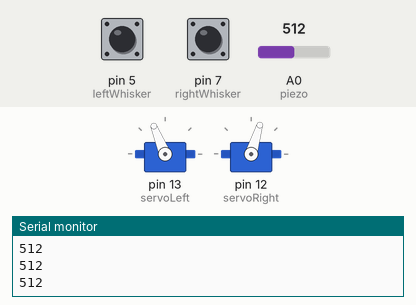
Recording of a sketch running on a simulated Arduino Uno, built with avr-gcc and run on an emulated ATmega328P. Parts: 2 × servo, the last lines printed to the serial monitor. The test bench sets the inputs (shaded band); at power-on: A0 (piezo) = 512, pin 5 (leftWhisker) HIGH, pin 7 (rightWhisker) HIGH.

Above: at 1.3 s.
1.4 s: A0 (piezo) set to 611
2.9 s: A0 (piezo) set to 641
At 3.8 s:
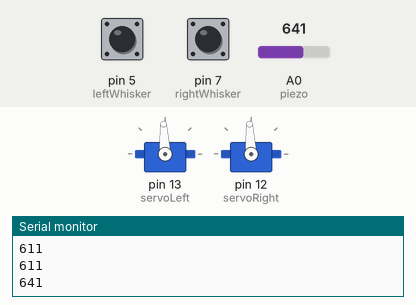
4.5 s: A0 (piezo) set to 620
At 7.4 s:
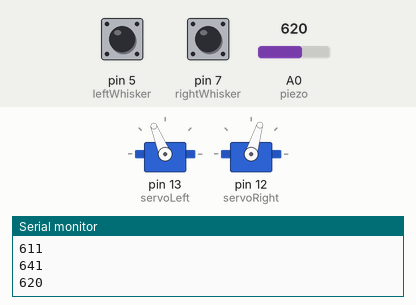
7.5 s: pin 5 (leftWhisker) pulled LOW for 0.6 s
At 8.1 s:
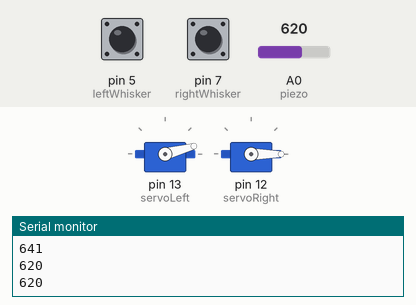
9.8 s: pin 7 (rightWhisker) pulled LOW for 0.6 s
At 10.3 s:
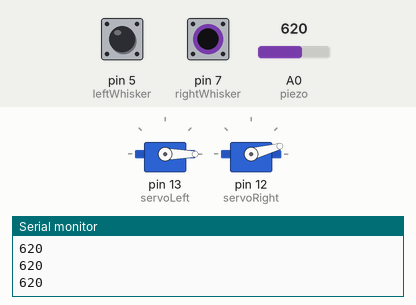
12.1 s: pin 7 (rightWhisker) pulled LOW for 3.2 s
At 15.8 s:
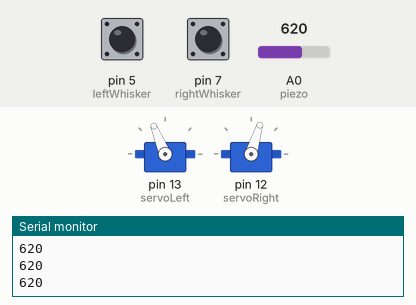
Timing chart, 0 to 17.3 s (numbered marks = the images above; inputs shaded):
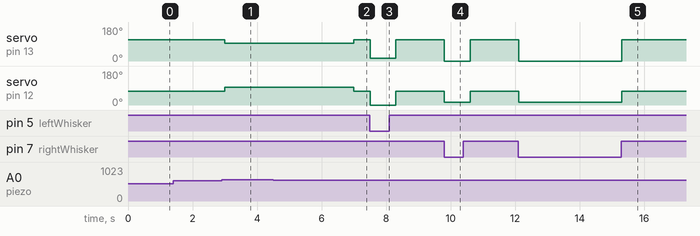

The sketch:

escape.ino
```cpp
#include <Servo.h>
int leftWhisker = 5;
int piezo = A0;
int rightWhisker = 7;
int sensorReading = 0;
int lValue ;
int rValue;
Servo servoLeft;
Servo servoRight;
void setup() {
  // put your setup code here, to run once:
  Serial.begin(9600);
  servoLeft.attach(13);                      // Attach left signal to pin 13
  servoRight.attach(12);                     // Attach right signal to pin 12
  servoLeft.writeMicroseconds(1500);        // Calibrate left servo
  servoRight.writeMicroseconds(1500);
  pinMode(leftWhisker, INPUT);
  pinMode(rightWhisker, INPUT);

}

void movement(){
    servoLeft.writeMicroseconds(1700);
    servoRight.writeMicroseconds(1300);
    delay(500);
}
void stop1 () {
   servoLeft.writeMicroseconds(1500);
  servoRight.writeMicroseconds(1500);
  delay(4000);
}

void loop() {
  // put your main code here, to run repeatedly:
  sensorReading = analogRead(piezo);
  Serial.println(sensorReading);
  lValue = digitalRead(leftWhisker);
  rValue = digitalRead(rightWhisker);
  if (sensorReading >= 630) {
  stop1();
  }
  else if (lValue == 0 && rValue== 0) {
    //turn 180
     servoLeft.writeMicroseconds(700);
  servoRight.writeMicroseconds(400);
  delay(1600);
  }
  else if (lValue == 0 && rValue == 1) {
    //turn right 90
     servoLeft.writeMicroseconds(700);
  servoRight.writeMicroseconds(400);
  delay(800);
  }
  else if (lValue == 1 && rValue == 0) {
    //turn left 90
     servoLeft.writeMicroseconds(400);
  servoRight.writeMicroseconds(700);
  delay(800);
  }
  else {
    movement();
  }

}
```

Measured:
- the behaviour switches between 629 and 630 on A0 (piezo) (found by bisection; images 0 and 1)
- after the input at 2.9 s, servo on pin 13 (servoLeft): 112° → 93° after 0.10 s; servo on pin 12 (servoRight): 73° → 93° after 0.10 s
- after the input at 4.5 s, servo on pin 13 (servoLeft): 93° → 112° after 2.5 s; servo on pin 12 (servoRight): 93° → 73° after 2.5 s
- after the input at 7.5 s, servo on pin 13 (servoLeft): 112° → 15° at once, → 112° 0.80 s later; servo on pin 12 (servoRight): 73° → 0° at once, → 73° 0.80 s later
- after the input at 9.8 s, servo on pin 13 (servoLeft): 112° → 0° at once, → 112° 0.80 s later; servo on pin 12 (servoRight): 73° → 15° at once, → 73° 0.80 s later
- after the input at 12.1 s, servo on pin 13 (servoLeft): 112° → 0° at once, → 112° 3.2 s later; servo on pin 12 (servoRight): 73° → 15° at once, → 73° 3.2 s later
